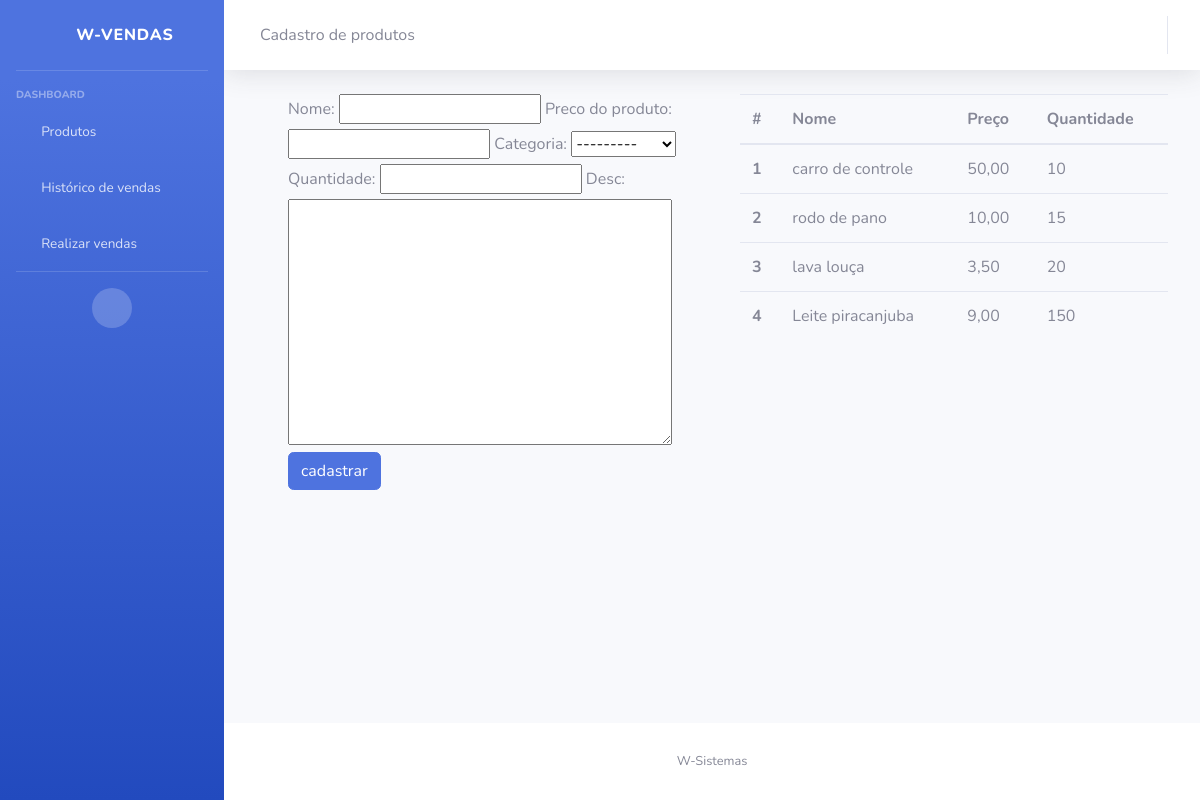
The app's page /cadastrar_produtos, older data.
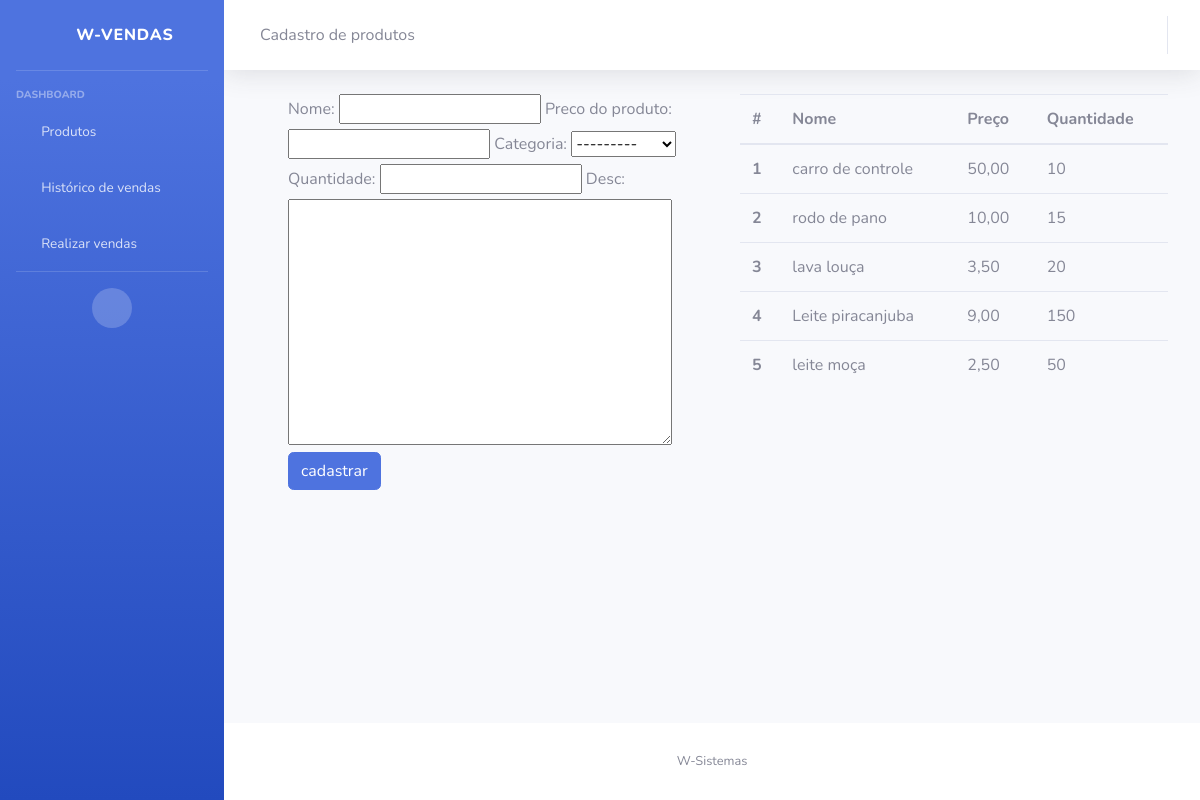
The same page, newer data.
### vendas_app/models.py (models this page shows, shortened)
class Produto(models.Model):
    nome = models.CharField(max_length=150, blank=False, null=False)
    preco_do_produto = models.DecimalField(decimal_places=2, blank=False, null=False, max_digits=6)
    categoria = models.ForeignKey(Categoria, verbose_name='Categoria', on_delete=models.CASCADE)
    quantidade = models.IntegerField()
    desc = models.TextField(max_length=250, blank=True, null=True)

### vendas_app/views.py (the view)
# urls.py: path('cadastrar_produtos', views.cadastro_produtos, name='cadastrar_produtos'),
def cadastro_produtos(request):
    produtos = Produto.objects.all()
    if request.method == 'POST':
        form = FormProduto(request.POST)
        if form.is_valid():
            form.save()
            messages.success(request, 'Produto adcionado com sucesso')
            return redirect('/cadastrar_produtos')
    else:
        form = FormProduto()
    return render(request, 'html/produtos.html', {'form': form, 'produtos': produtos})

### vendas_app/forms.py
class FormProduto(forms.ModelForm):
    class Meta:
        model = Produto
        fields = '__all__'

### vendas_app/models.py (called while the page is built)
    def __str__(self):
        return self.nome_categoria

### vendas_app/templates/html/produtos.html (shortened to what this page needs)
{% extends 'base.html' %}
{% block core %}
<a class="collapse-item" href="{% url 'home' %}">
  <i class="fas fa-fw fa-chevron-left"></i>
</a>
Cadastro de produtos
{% endblock%}
{% block content%}
{% load crispy_forms_tags %}
{% load bootstrap %}
    <div class="container ml-3">
      <div class="row">
        <div class="col">
          <form method="post"> {% csrf_token %}
            {{form|bootstrap }}
            <button type="submit" class="btn btn-primary">cadastrar</button>
        </form>
        </div>
        <div class="col">
          <table class="table">
            <thead>
              <tr>
                <th scope="col">#</th>
                <th scope="col">Nome</th>
                <th scope="col">Preço</th>
                <th scope="col">Quantidade</th>
              </tr>
            </thead>
            <tbody>
                {% for produto in produtos%}
                <tr>
                    <th scope="row">{{produto.id}}</th>
                    <td>{{produto.nome}}</td>
                    <td>{{produto.preco_do_produto}}</td>
                    <td>{{produto.quantidade}}</td>
                </tr>
              {% endfor %}
            </tbody>
          </table>
        </div>
      </div>
    </div>
{% endblock content%}

Row changes from the older to the newer data that the page shows:
added Produto: id "5", nome "leite moça", preco_do_produto "2,50", quantidade "50"
